Frame 1 (no input): blank canvas, image omitted
Frame 60 (no input): blank canvas, image omitted
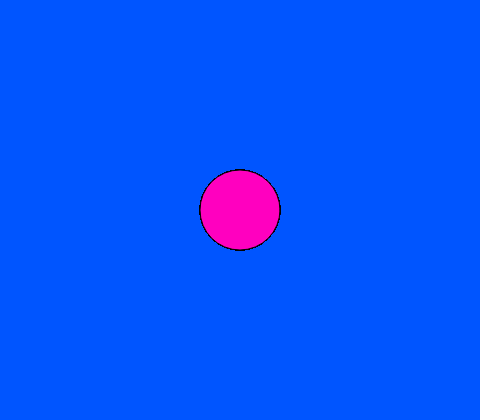
Frame 120 (the mouse pressed at the canvas centre since frame 60)

The p5.js sketch whose frames 1 and 60 were blank and that drew this single picture after the mouse press (run headless with seeded random() and noise() and a simulated clock; from frame 60 on, the mouse is pressed at the canvas centre):

// p5.js sketch
// ── sketch.js
function setup() {
  createCanvas(480, 420);
  colorMode(HSB);
  background(220,100,100);  //blue
}

function draw() {
 
  if (mouseIsPressed) {
    stroke(100,100,0);  //black
      fill(315,100,100);    //white
      ellipse(mouseX, mouseY, 80, 80);
  } else {
        noStroke();
        fill(120,100,100);  //green
  }
  
}
